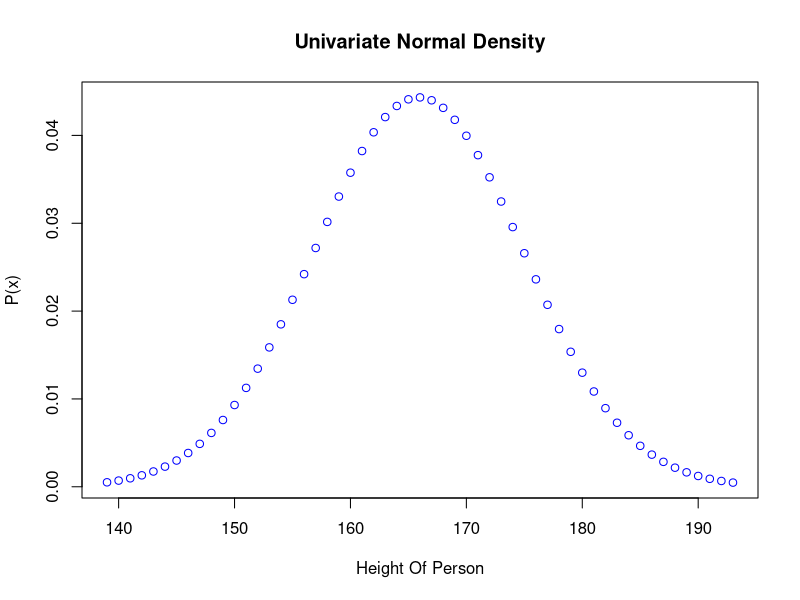

Reproduce this figure in R. (Note: this script raises an error after producing the figure.)
uvtrain<-function(hdata)
{
  xv=vector(mode="numeric",length=0)
  pv=vector(mode="numeric",length=0)
  hmin=min(hdata)-15
  hmax=max(hdata)+15
  m=mean(hdata)
  v=var(hdata)
  cat("Mean of Height",m,"\n")
  cat("Varience of Height",v)
  for(x in hmin:hmax)
  {                                   
    r=(x-m)^2/v
    p=(1/(sqrt(2*pi*v)))*exp(-0.5*r)
    xv<-c(xv,x)
    pv<-c(pv,p)
  }
  plot(xv,pv,xlab="Height Of Person",ylab="P(x)",main="Univariate Normal Density",col="blue")
  return(list(m,v))
}
uvtest<-function(m,v,ht)
{
  r=(ht-m)^2/v
  pt=(1/(sqrt(2*pi*v)))*exp(-0.5*r)
  if(pt>=0.00005)
    print("The given Height of Person is Adult")
  else
    print("the given height of person is not adult")
}
hdata<-c(165,170,160,154,175,155,167,177,158,178)
mv<-uvtrain(hdata)
ht=as.numeric(readline(prompt='Enter the Height of Person='))
m=as.numeric(mv[1])
v=as.numeric(mv[2])
uvtest(m,v,ht)